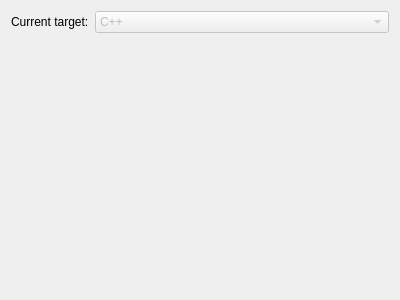
<?xml version="1.0" encoding="UTF-8"?>
<ui version="4.0">
 <class>Form</class>
 <widget class="QWidget" name="Form">
  <property name="geometry">
   <rect>
    <x>0</x>
    <y>0</y>
    <width>400</width>
    <height>300</height>
   </rect>
  </property>
  <property name="windowTitle">
   <string>Form</string>
  </property>
  <layout class="QVBoxLayout" name="verticalLayout">
   <item>
    <layout class="QFormLayout" name="formLayout">
     <property name="sizeConstraint">
      <enum>QLayout::SetDefaultConstraint</enum>
     </property>
     <property name="fieldGrowthPolicy">
      <enum>QFormLayout::AllNonFixedFieldsGrow</enum>
     </property>
     <property name="formAlignment">
      <set>Qt::AlignLeading|Qt::AlignLeft|Qt::AlignTop</set>
     </property>
     <item row="0" column="0">
      <widget class="QLabel" name="label_2">
       <property name="text">
        <string>Current target:</string>
       </property>
      </widget>
     </item>
     <item row="0" column="1">
      <widget class="QComboBox" name="targetName">
       <property name="enabled">
        <bool>false</bool>
       </property>
       <item>
        <property name="text">
         <string>C++</string>
        </property>
       </item>
       <item>
        <property name="text">
         <string>Python</string>
        </property>
       </item>
      </widget>
     </item>
    </layout>
   </item>
  </layout>
 </widget>
 <resources/>
 <connections/>
</ui>
